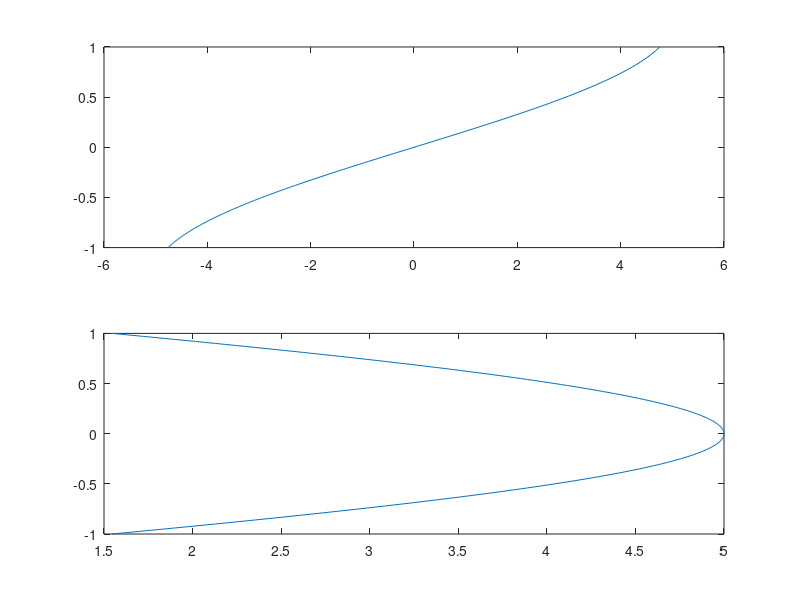

The MATLAB source for this figure:
clc
clear all
close all

%subplot
%f(t) = A Sin 2pi*f*t
A = 5;
f = 0.2;
t = -1: 0.01: 1;
f1_t = A * sin(2*pi*f*t);
subplot(2, 1, 1); %subplot(row, col, curr_sunplot_no);
plot(f1_t, t);

%f2(t) = A cos 2pi*f*t
f2_t = A * cos(2*pi*f*t);
subplot(2, 1, 2); %subplot(row, col, curr_sunplot_no);
plot(f2_t, t);
